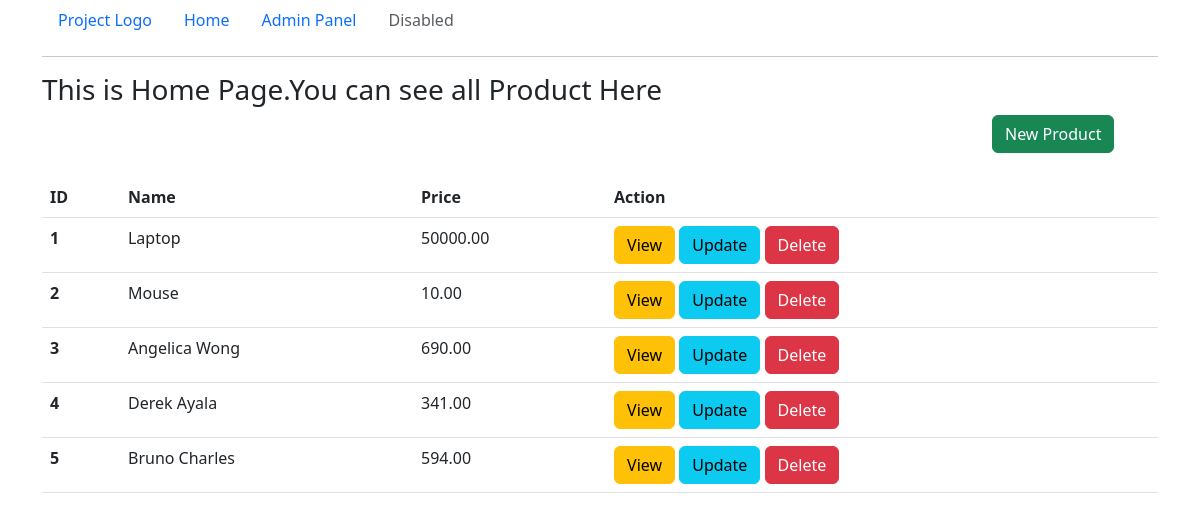
Before: / with the older database file.
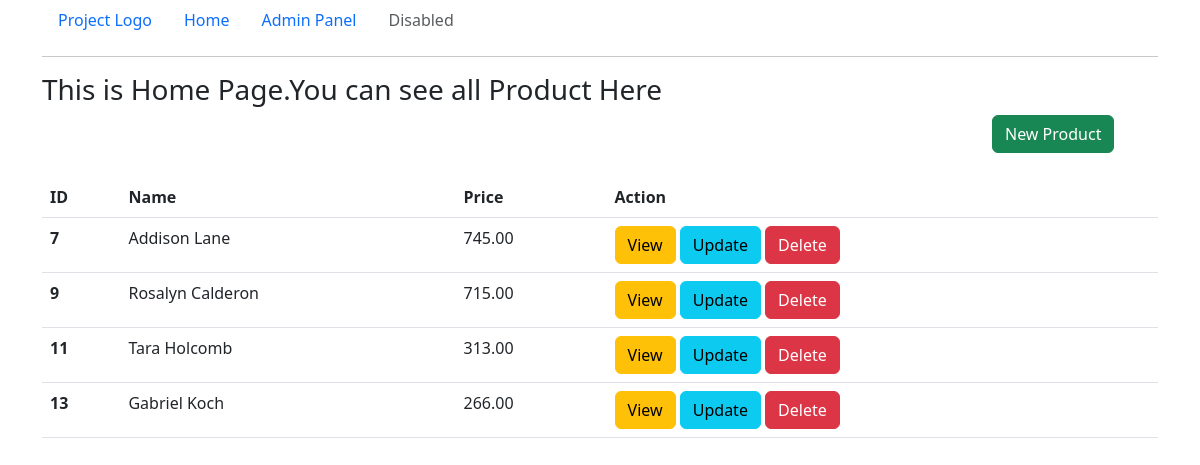
After: the same page with the newer database file.
### myapps/models.py (models this page shows, shortened)
class Product(models.Model):
    name=models.CharField(max_length=200)
    details=models.TextField()
    price=models.DecimalField(max_digits=10,decimal_places=2)

### myapps/views.py (the view)
# urls.py: path('', product_list),
def product_list(request):
    product=Product.objects.all()
    context={
        'product':product
    }
    return render(request,"products/product_list.html",context)

### myapps/templates/products/product_list.html (shortened to what this page needs)
<!doctype html>
<html lang="en">
  <head>
    <link href="https://cdn.jsdelivr.net/npm/bootstrap@5.3.0-alpha1/dist/css/bootstrap.min.css" rel="stylesheet">
  </head>
  <body>
    <div class="container">
        <ul class="nav">
            <li class="nav-item">
                <a class="nav-link active" aria-current="page" href="/">Project Logo</a>
            </li>
            <li class="nav-item">
                <a class="nav-link" href="/">Home</a>
            </li>
            <li class="nav-item">
                <a class="nav-link" href="/admin/">Admin Panel</a>
            </li>
            <li class="nav-item">
                <a class="nav-link disabled">Disabled</a>
            </li>
        </ul><hr>
    </div>
    <div class="container">
        <h3><marquee behavior="" direction="">This is Home Page.You can see all Product Here</marquee></h3>
    </div>
    <div class="container">
        <div class="row">
            <div class="col-lg-2"></div>
            <div class="col-lg-8"></div>
            <div class="col-lg-2"><a href="/product/"><button type="button" class="btn btn-success">New Product</button></a></div>
        </div>
    </div>
      <div class="container py-4">
        <table class="table">
            <thead>
              <tr>
                <th scope="col">ID</th>
                <th scope="col">Name</th>
                <th scope="col">Price</th>
                <th scope="col">Action</th>
              </tr>
            </thead>
            <tbody>
                {% for item in product%}
              <tr>
                <th scope="row">{{ item.id }}</th>
                <td>{{ item.name }}</td>
                <td>{{ item.price }}</td>
                <td>
                    <a href="/product/{{ item.id }}/"><button type="button" class="btn btn-warning">View</button></a>
                    <a href="/product/{{ item.id }}/update/"><button type="button" class="btn btn-info">Update</button></a>
                    <a href="/product/{{ item.id }}/delete/"><button type="button" class="btn btn-danger">Delete</button></a>
                </td>
              </tr>
              {% endfor %}
            </tbody>
          </table>
      </div>
  </body>
</html>

Changed rows visible on the page:
removed Product: id "1", name "Laptop", price "50000.00"
removed Product: id "2", name "Mouse", price "10.00"
removed Product: id "3", name "Angelica Wong", price "690.00"
removed Product: id "4", name "Derek Ayala", price "341.00"
removed Product: id "5", name "Bruno Charles", price "594.00"
added Product: id "7", name "Addison Lane", price "745.00"
added Product: id "9", name "Rosalyn Calderon", price "715.00"
added Product: id "11", name "Tara Holcomb", price "313.00"
added Product: id "13", name "Gabriel Koch", price "266.00"
